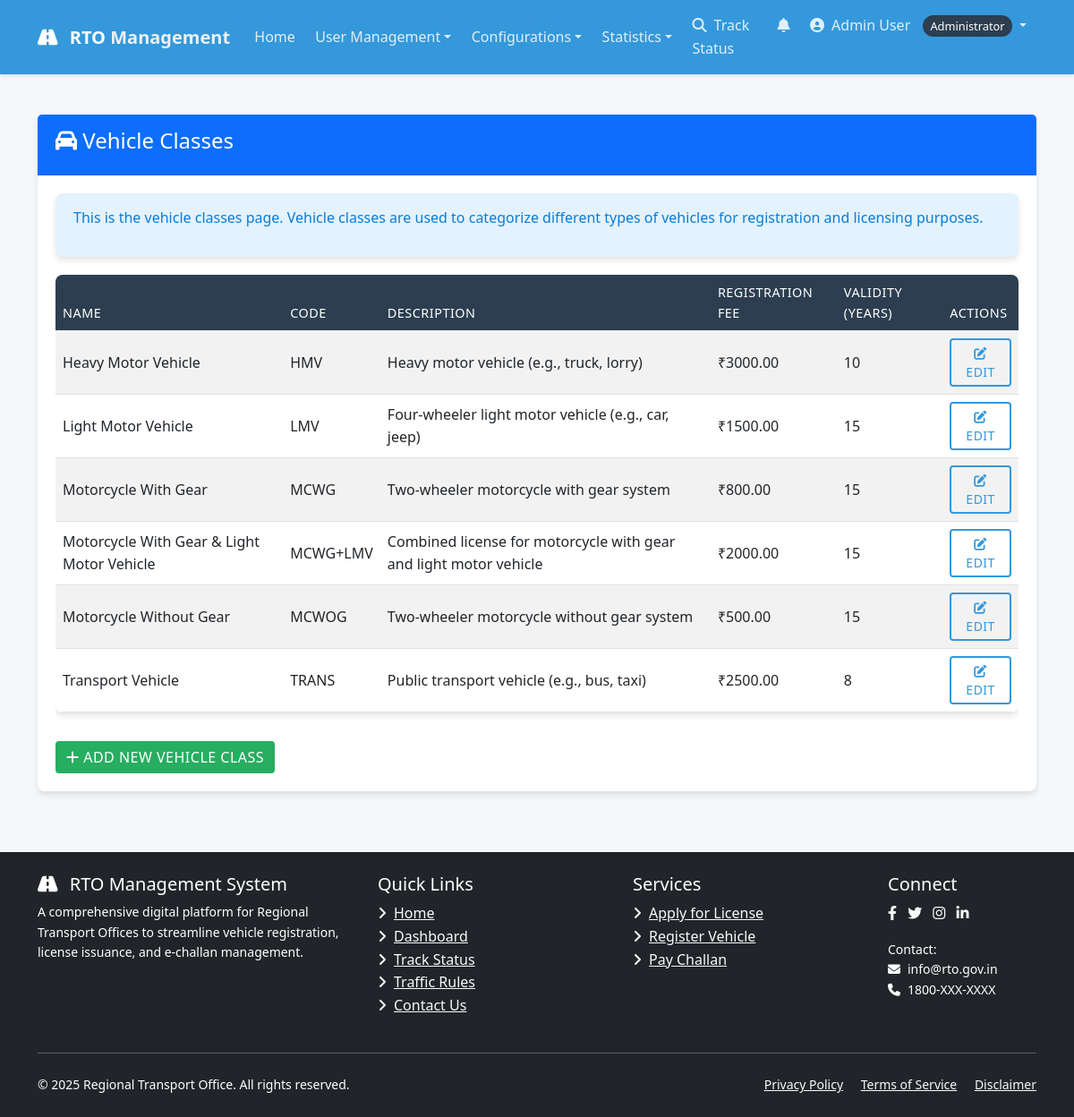
Page /vehicle/classes/ (signed in) on the committed database.
### accounts/models.py (models this page shows, shortened)
class User(AbstractUser):
    USER_TYPE_CHOICES = (
        ('CITIZEN', 'Citizen'),
        ('OFFICER', 'RTO Officer'),
        ('ADMIN', 'Administrator'),
    )
    username = None
    email = models.EmailField(_('email address'), unique=True)
    phone_number = models.CharField(max_length=15, blank=True, null=True)
    aadhaar_number = models.CharField(max_length=16, blank=True, null=True)
    address = models.TextField(blank=True, null=True)
    user_type = models.CharField(max_length=10, choices=USER_TYPE_CHOICES, default='CITIZEN')
    profile_picture = models.ImageField(upload_to='profile_pics/', blank=True, null=True)
    USERNAME_FIELD = 'email'
    REQUIRED_FIELDS = []
    objects = UserManager()
    def get_full_name(self):
        return f"{self.first_name} {self.last_name}" if self.first_name or self.last_name else self.email

### vehicle/models.py (models this page shows, shortened)
class VehicleClass(models.Model):
    name = models.CharField(max_length=50)
    code = models.CharField(max_length=10, unique=True)
    description = models.TextField(blank=True)
    fee = models.DecimalField(max_digits=10, decimal_places=2)
    validity_years = models.IntegerField(default=15)
    created_at = models.DateTimeField(auto_now_add=True)
    updated_at = models.DateTimeField(auto_now=True)
    is_active = models.BooleanField(default=True)

### vehicle/views.py (the view)
# urls.py: path('classes/', views.vehicle_classes, name='vehicle_classes'),
@login_required
@user_passes_test(lambda u: u.user_type == 'ADMIN')
def vehicle_classes(request):
    classes = VehicleClass.objects.all().order_by('name')
    return render(request, 'vehicle/classes.html', {'classes': classes})

### templates/vehicle/classes.html (shortened to what this page needs)
{% extends 'base.html' %}
{% block content %}
<div class="container mt-4">
    <div class="card">
        <div class="card-header bg-primary text-white">
            <h4><i class="fas fa-car"></i> Vehicle Classes</h4>
        </div>
        <div class="card-body">
            <div class="alert alert-info">
                <p>This is the vehicle classes page. Vehicle classes are used to categorize different types of vehicles for registration and licensing purposes.</p>
            </div>
            {% if classes %}
                <div class="table-responsive">
                    <table class="table table-striped">
                        <thead>
                            <tr>
                                <th>Name</th>
                                <th>Code</th>
                                <th>Description</th>
                                <th>Registration Fee</th>
                                <th>Validity (Years)</th>
                                <th>Actions</th>
                            </tr>
                        </thead>
                        <tbody>
                            {% for class in classes %}
                            <tr>
                                <td>{{ class.name }}</td>
                                <td>{{ class.code }}</td>
                                <td>{{ class.description }}</td>
                                <td>₹{{ class.fee }}</td>
                                <td>{{ class.validity_years }}</td>
                                <td>
                                    <a href="{% url 'edit_vehicle_class' class.id %}" class="btn btn-sm btn-outline-primary">
                                        <i class="fas fa-edit"></i> Edit
                                    </a>
                                </td>
                            </tr>
                            {% endfor %}
                        </tbody>
                    </table>
                </div>
            {% else %}
                <div class="alert alert-warning">
                    No vehicle classes found in the system.
                </div>
            {% endif %}
            <a href="{% url 'add_vehicle_class' %}" class="btn btn-success mt-3">
                <i class="fas fa-plus"></i> Add New Vehicle Class
            </a>
        </div>
    </div>
</div>
{% endblock %}

### templates/base.html (shortened to what this page needs)
<!DOCTYPE html>
<html lang="en">
<head>
    <link href="https://cdn.jsdelivr.net/npm/bootstrap@5.3.0/dist/css/bootstrap.min.css" rel="stylesheet">
    <link href="https://cdnjs.cloudflare.com/ajax/libs/font-awesome/6.4.0/css/all.min.css" rel="stylesheet">
    <link rel="stylesheet" href="/static/css/style.css">
</head>
<body>
    <nav class="navbar navbar-expand-lg navbar-dark fixed-top">
        <div class="container">
            <a class="navbar-brand" href="/">
                <i class="fas fa-road me-2"></i> RTO <span>Management</span>
            </a>
            <div class="collapse navbar-collapse" id="navbarContent">
                <ul class="navbar-nav me-auto mb-2 mb-lg-0">
                    <li class="nav-item">
                        <a class="nav-link {% if request.path == '/' %}active{% endif %}" href="/">Home</a>
                    </li>
                    {% if user.is_authenticated %}
                        {% if user.user_type == 'CITIZEN' %}
                            <li class="nav-item dropdown">
                                <a class="nav-link dropdown-toggle" href="#" id="licenseDropdown" role="button" data-bs-toggle="dropdown" aria-expanded="false">License</a>
                                <ul class="dropdown-menu" aria-labelledby="licenseDropdown">
                                    <li><a class="dropdown-item" href="{% url 'apply_for_license' %}">Apply for License</a></li>
                                    <li><a class="dropdown-item" href="{% url 'my_license_applications' %}">My Applications</a></li>
                                    <li><a class="dropdown-item" href="{% url 'my_licenses' %}">My Licenses</a></li>
                                </ul>
                            </li>
                            <li class="nav-item dropdown">
                                <a class="nav-link dropdown-toggle" href="#" id="vehicleDropdown" role="button" data-bs-toggle="dropdown" aria-expanded="false">Vehicle</a>
                                <ul class="dropdown-menu" aria-labelledby="vehicleDropdown">
                                    <li><a class="dropdown-item" href="{% url 'apply_for_registration' %}">Register Vehicle</a></li>
                                    <li><a class="dropdown-item" href="{% url 'my_registration_applications' %}">My Registrations</a></li>
                                    <li><a class="dropdown-item" href="{% url 'my_vehicles' %}">My Vehicles</a></li>
                                    <li><a class="dropdown-item" href="{% url 'vehicle_transfers' %}">My Transfers</a></li>
                                </ul>
                            </li>
                            <li class="nav-item dropdown">
                                <a class="nav-link dropdown-toggle" href="#" id="challanDropdown" role="button" data-bs-toggle="dropdown" aria-expanded="false">Challan</a>
                                <ul class="dropdown-menu" aria-labelledby="challanDropdown">
                                    <li><a class="dropdown-item" href="{% url 'search_challan' %}">Search Challan</a></li>
                                    <li><a class="dropdown-item" href="{% url 'my_challans' %}">My Challans</a></li>
                                </ul>
                            </li>
                        {% elif user.user_type == 'ADMIN' %}
                            <li class="nav-item dropdown">
                                <a class="nav-link dropdown-toggle" href="#" id="adminUsersDropdown" role="button" data-bs-toggle="dropdown" aria-expanded="false">User Management</a>
                            </li>
                            <li class="nav-item dropdown">
                                <a class="nav-link dropdown-toggle" href="#" id="adminConfigDropdown" role="button" data-bs-toggle="dropdown" aria-expanded="false">Configurations</a>
                            </li>
                            <li class="nav-item dropdown">
                                <a class="nav-link dropdown-toggle" href="#" id="adminStatsDropdown" role="button" data-bs-toggle="dropdown" aria-expanded="false">Statistics</a>
                            </li>
                        {% endif %}
                    {% endif %}
                </ul>
                <ul class="navbar-nav">
                    <li class="nav-item">
                        <a class="nav-link" href="#" id="navStatusLink" data-bs-toggle="modal" data-bs-target="#trackStatusModal">
                            <i class="fas fa-search me-1"></i> Track Status
                        </a>
                    </li>
                    {% if user.is_authenticated %}
                        <li class="nav-item">
                            <a class="nav-link position-relative" href="#" id="notificationToggle" data-bs-toggle="dropdown" aria-expanded="false">
                                <i class="fas fa-bell"></i>
                            </a>
                        </li>
                        <li class="nav-item dropdown">
                            <a class="nav-link dropdown-toggle" href="#" id="userDropdown" role="button" data-bs-toggle="dropdown" aria-expanded="false">
                                <i class="fas fa-user-circle me-1"></i>
                                {{ user.get_full_name|default:user.email }}
                                <span class="user-badge">{{ user.get_user_type_display }}</span>
                            </a>
                        </li>
                    {% endif %}
                </ul>
            </div>
        </div>
    </nav>
    <main role="main" class="container-fluid py-5">
        {% block content %}{% endblock %}
    </main>
    <footer class="py-4 bg-dark text-white">
        <div class="container">
            <div class="row">
                <div class="col-md-4 mb-4 mb-md-0">
                    <h5><i class="fas fa-road me-2"></i> RTO Management System</h5>
                    <p class="small">A comprehensive digital platform for Regional Transport Offices to streamline vehicle registration, license issuance, and e-challan management.</p>
                </div>
                <div class="col-md-3 mb-4 mb-md-0">
                    <h5>Quick Links</h5>
                    <ul class="list-unstyled">
                        <li><a href="/" class="text-light"><i class="fas fa-angle-right me-2"></i>Home</a></li>
                        <li><a href="{% url 'dashboard' %}" class="text-light"><i class="fas fa-angle-right me-2"></i>Dashboard</a></li>
                        <li><a href="#" class="text-light" data-bs-toggle="modal" data-bs-target="#trackStatusModal"><i class="fas fa-angle-right me-2"></i>Track Status</a></li>
                        <li><a href="#" class="text-light"><i class="fas fa-angle-right me-2"></i>Traffic Rules</a></li>
                        <li><a href="#" class="text-light"><i class="fas fa-angle-right me-2"></i>Contact Us</a></li>
                    </ul>
                </div>
                <div class="col-md-3 mb-4 mb-md-0">
                    <h5>Services</h5>
                    <ul class="list-unstyled">
                        <li><a href="{% url 'apply_for_license' %}" class="text-light"><i class="fas fa-angle-right me-2"></i>Apply for License</a></li>
                        <li><a href="{% url 'apply_for_registration' %}" class="text-light"><i class="fas fa-angle-right me-2"></i>Register Vehicle</a></li>
                        <li><a href="{% url 'search_challan' %}" class="text-light"><i class="fas fa-angle-right me-2"></i>Pay Challan</a></li>
                    </ul>
                </div>
                <div class="col-md-2">
                    <h5>Connect</h5>
                    <div class="social-icons">
                        <a href="#" class="text-light me-2"><i class="fab fa-facebook-f"></i></a>
                        <a href="#" class="text-light me-2"><i class="fab fa-twitter"></i></a>
                        <a href="#" class="text-light me-2"><i class="fab fa-instagram"></i></a>
                        <a href="#" class="text-light me-2"><i class="fab fa-linkedin-in"></i></a>
                    </div>
                    <div class="mt-3">
                        <p class="small mb-0">Contact:</p>
                        <p class="small mb-0"><i class="fas fa-envelope me-2"></i>info@rto.gov.in</p>
                        <p class="small mb-0"><i class="fas fa-phone me-2"></i>1800-XXX-XXXX</p>
                    </div>
                </div>
            </div>
            <hr class="bg-secondary my-4">
            <div class="row">
                <div class="col-md-6">
                    <p class="small mb-0">&copy; {% now "Y" %} Regional Transport Office. All rights reserved.</p>
                </div>
                <div class="col-md-6 text-md-end">
                    <p class="small mb-0">
                        <a href="#" class="text-light me-3">Privacy Policy</a>
                        <a href="#" class="text-light me-3">Terms of Service</a>
                        <a href="#" class="text-light">Disclaimer</a>
                    </p>
                </div>
            </div>
        </div>
    </footer>
</body>
</html>

### static/css/style.css (style rules this page uses)
:root { --primary-color: #3498db; --secondary-color: #2c3e50; --success-color: #27ae60; --danger-color: #e74c3c; --warning-color: #f39c12; --info-color: #3498db; --dark-color: #2c3e50; --light-color: #ecf0f1; --gray-color: #95a5a6; --white-color: #ffffff; --box-shadow: 0 4px 6px rgba(0, 0, 0, 0.1); --transition: all 0.3s ease; }
body { font-family: 'Segoe UI', Tahoma, Geneva, Verdana, sans-serif; line-height: 1.6; color: #333; background-color: #f5f8fa; padding-top: 56px; overflow-x: hidden; }
.navbar { background-color: var(--primary-color); box-shadow: 0 2px 4px rgba(0, 0, 0, 0.1); }
.navbar-brand { font-weight: 700; color: #fff !important; }
.navbar-brand span { color: var(--light-color); }
.navbar-nav .nav-link { color: rgba(255, 255, 255, 0.85) !important; transition: var(--transition); padding: 0.5rem 1rem; margin: 0 0.2rem; border-radius: 4px; }
.user-badge { background-color: var(--secondary-color); color: white; padding: 3px 8px; border-radius: 12px; font-size: 0.8rem; margin-left: 10px; }
.btn { border-radius: 4px; transition: var(--transition); font-weight: 500; text-transform: uppercase; letter-spacing: 0.5px; border: none; }
.btn-success { background-color: var(--success-color); }
.btn-outline-primary { border: 2px solid var(--primary-color); color: var(--primary-color); }
.card { border: none; border-radius: 8px; box-shadow: var(--box-shadow); transition: var(--transition); margin-bottom: 20px; background-color: var(--white-color); }
.card-header { font-weight: 600; background-color: rgba(236, 240, 241, 0.5); border-bottom: 1px solid rgba(0, 0, 0, 0.05); padding: 15px 20px; }
.card-body { padding: 20px; }
.alert { border-radius: 8px; border: none; padding: 15px 20px; margin-bottom: 20px; box-shadow: var(--box-shadow); }
.alert-info { background-color: #e3f2fd; color: #0c7cd5; }
.table { background-color: white; border-radius: 8px; overflow: hidden; box-shadow: var(--box-shadow); }
.table thead th { background-color: var(--secondary-color); color: white; font-weight: 500; border: none; text-transform: uppercase; font-size: 0.9rem; letter-spacing: 0.5px; }
.table tbody tr { transition: var(--transition); }
.table tbody td { vertical-align: middle; border-top: 1px solid #ecf0f1; }

### rows in the picture
User: get_full_name "Admin User", user_type "Administrator"
VehicleClass: name "Heavy Motor Vehicle", code "HMV", description "Heavy motor vehicle (e.g., truck, lorry)", fee "3000.00", validity_years "10"
VehicleClass: name "Light Motor Vehicle", code "LMV", description "Four-wheeler light motor vehicle (e.g., car, jeep)", fee "1500.00", validity_years "15"
VehicleClass: name "Motorcycle With Gear", code "MCWG", description "Two-wheeler motorcycle with gear system", fee "800.00", validity_years "15"
VehicleClass: name "Motorcycle With Gear & Light Motor Vehicle", code "MCWG+LMV", description "Combined license for motorcycle with gear and light motor vehicle", fee "2000.00", validity_years "15"
VehicleClass: name "Motorcycle Without Gear", code "MCWOG", description "Two-wheeler motorcycle without gear system", fee "500.00", validity_years "15"
VehicleClass: name "Transport Vehicle", code "TRANS", description "Public transport vehicle (e.g., bus, taxi)", fee "2500.00", validity_years "8"
